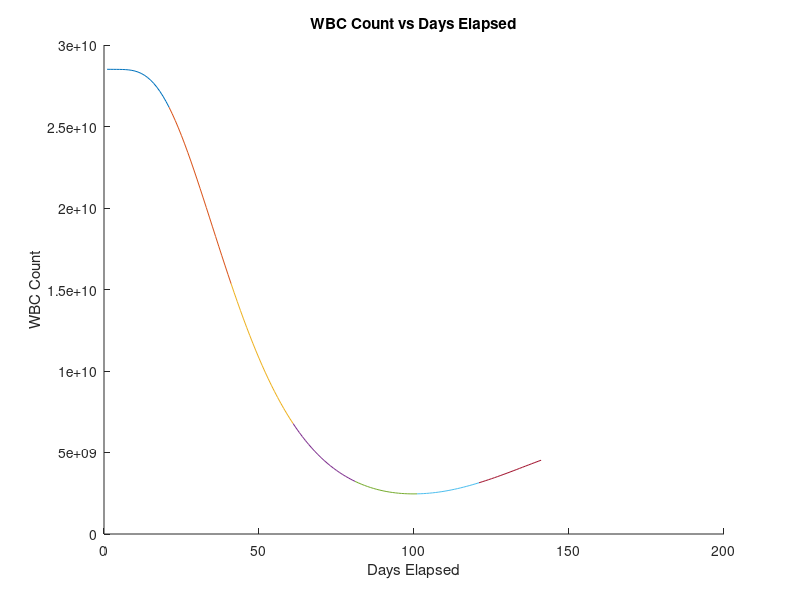

Recreate this plot in MATLAB. (Note: this script raises an error after producing the figure.)
%% 1.1 Trajectory with Jayachandran et al. model - theta_p estimate
% %% 1.1.1 Intialization
% clear
% bsa = 1.71;
% theta = [4.2;3.8;39.4;15.11;1;0.08;0.3287;8.2e9;0.4386;0.1207;0.5346;0.0782;84];
% % initial values (from Chapman et al.)
% % x0 = [0;0;0;1.2e11;1.2e11;1.2e11;1.2e11;theta(8)*(theta(7)/theta(10)-1)^(1/theta(9))];
% x0 = [0;0;0;1.2625e11;1.2625e11;1.2625e11;1.2625e11;0.2851e11];
% % x0 = [0;0;0;0;0;0;0;0];
% d = 50*bsa; % 6-MP dosage (mg 6-MP/m^2 body surface area)
% 
% %% 1.1.2 Calculation of trajectory for 5 cycles
% state = [];
% t = [];
% x0_i = x0;
% num_cycles = 34;
% num_t = 21; % number of timepoints to evaluate ODE45
% tspan = linspace(1,21,num_t);
% for i=1:num_cycles
%     [t_i,state_i] = ode45(@(t,x)jayachandran(t,x,d,theta),tspan,x0_i);
%     t_i = t_i + 20*(i-1); % shift the time index to the current cycle
%     % check lower bound
%     if state_i(end,8) < 1e9
%         d = 0.8*d;
%     elseif state_i(end,8)*0.6 > 2e9 % check upper bound
%         d = 1.2*d;
%     end
%     state = [state state_i];
%     t = [t t_i];
%     x0_i = state_i(end,:);
% end
% 
% clear i;
% 
% %% 1.1.3 Plot of trajectory for 5 cycles
% figure()
% hold on
% xlabel('Days Elapsed')
% ylabel('WBC Count')
% title("WBC Count vs Days Elapsed")
% for i=1:num_cycles
%     plot(t(:,i),state(:,8*i))
% end
% hold off
% 
% clear i;
% 
% figure()
% hold on
% xlabel('Days Elapsed')
% ylabel('Neutrophil Count')
% title("Neutrophil Lower Bound vs Days Elapsed")
% for i=1:num_cycles
%     plot(t(:,i),0.4*state(:,8*i))
% end
% hold off
% 
% clear i;

% %% Trajectory with theta_p estimate
% 
% % WBC trajectory over 5 cycles; lower bound is 
% [time1,state1] = ode45(@(t,x)jayachandran(t,x,d),[0 20],x0);
% 
% % check lower bound
% if state1(end,8) < 1e9
%     d = 0.8*d;
%     sprintf("less")
% elseif state1(end,8)*0.6 > 2e9 % check upper bound
%     d = 1.2*d;
% end
% [time2,state2] = ode45(@(t,x)jayachandran(t,x,d),[0 20],state1(end,:));
% time2 = time2+20;
% 
% % check lower bound
% if state2(end,8)*0.4 < 1e9
%     d = 0.8*d;
%     sprintf("less")
% elseif state2(end,8)*0.6 > 2e9 % check upper bound
%     d = 1.2*d;
% end
% [time3,state3] = ode45(@(t,x)jayachandran(t,x,d),[0 20],state2(end,:));
% time3 = time3+20*2;
% 
% % check lower bound
% if state3(end,8)*0.4 < 1e9
%     d = 0.8*d;
%     sprintf("less")
% elseif state3(end,8)*0.6 > 2e9 % check upper bound
%     d = 1.2*d;
% end
% [time4,state4] = ode45(@(t,x)jayachandran(t,x,d),[0 20],state3(end,:));
% time4 = time4+20*3;
% 
% % check lower bound
% if state4(end,8)*0.4 < 1e9
%     d = 0.8*d;
%     fprintf("less")
% elseif state4(end,8)*0.6 > 2e9 % check upper bound
%     d = 1.2*d;
% end
% [time5,state5] = ode45(@(t,x)jayachandran(t,x,d),[0 20],state4(end,:));
% time5 = time5+20*4;
% 
% % [time1_ext,state1_ext] = ode45(@(t,x)jayachandran(t,x),[0 200],x0);
% 
% figure()
% hold on
% plot(time1,state1(:,8))
% [state1_max,state1_max_idx] = max(state1);
% state1_max
% plot(time2,state2(:,8))
% plot(time3,state3(:,8))
% plot(time4,state4(:,8))
% plot(time5,state5(:,8))
% % plot(time1_ext,state1_ext(:,8))
% xlabel('Days Elapsed')
% ylabel('WBC Count')
% legend("cycle 1","cycle 2","cycle 3","cycle 4","cycle 5")
% title("WBC Count vs Days Elapsed")
% hold off
% 
% figure()
% hold on
% plot(time1,0.4*state1(:,8))
% plot(time2,0.4*state2(:,8))
% plot(time3,0.4*state3(:,8))
% plot(time4,0.4*state4(:,8))
% plot(time5,0.4*state5(:,8))
% xlabel('Days Elapsed')
% ylabel('ANC')
% legend("cycle 1","cycle 2","cycle 3","cycle 4","cycle 5")
% title("Neutrophil Lower Bound vs Days Elapsed")
% hold off
% 
% %% Moar Plots
% [time1,state1] = ode45(@(t,x)jayachandran(t,x,d),[0 200],x0);
% figure()
% hold on
% plot(time1,state1(:,1))
% plot(time1,state1(:,2))
% hold off
% 
% figure()
% hold on
% plot(time1,state1(:,3))
% hold off
% 
% figure()
% hold on
% plot(time1,state1(:,4))
% plot(time1,state1(:,5))
% plot(time1,state1(:,6))
% plot(time1,state1(:,7))
% hold off
% 
% figure()
% hold on
% plot(time1,state1(:,8))
% hold off
%% 1.2 Trajectory with Jayachandran et al. model - modified treatment protocol
%% 1.2.1 Intialization
clear
clc
bsa = 1.71;
theta = [4.2;3.8;39.4;15.11;1;0.08;0.3287;8.2e9;0.4386;0.1207;0.5346;0.0782;84];
% initial values (from Chapman et al.)
% x0 = [0;0;0;1.2e11;1.2e11;1.2e11;1.2e11;theta(8)*(theta(7)/theta(10)-1)^(1/theta(9))];
x0 = [0;0;0;1.2625e11;1.2625e11;1.2625e11;1.2625e11;0.2851e11];
% x0 = [0;0;0;0;0;0;0;0];
dose = 500000*bsa; % 6-MP dosage (mg 6-MP/m^2 body surface area)
%% 
%u = @(t,d) d*(t<=14) + 0*(t>14);
H = @(x) (x >= 0);
u = @(t,d) H(t)-H(t-14);
% define matrices and nonlinear components
A = [-theta(1)         0 0 0 0 0 0 0; ...
    theta(1) -theta(2)   0 0 0 0 0 0; ...
    0 0 -theta(6)          0 0 0 0 0; ...
    0 0 0 -theta(10)         0 0 0 0; ...
    0 0 0 theta(10) -theta(10) 0 0 0; ...
    0 0 0 0 theta(10) -theta(10) 0 0; ...
    0 0 0 0 0 theta(10) -theta(10) 0; ...
    0 0 0 0 0 0 theta(10) -theta(11)];

B = [5875.4;0;0;0;0;0;0;0];

f_hat = @(t,x) [0;...
    -theta(3)*x(2)/(theta(4)+x(2));...
    theta(5)*theta(3)*x(2)/(theta(4)+x(2));...
    (theta(7)*(theta(8)^theta(9))/(theta(8)^theta(9)+x(8)^theta(9))-theta(12)*x(3)/(theta(13)+x(3)))*x(4);...
    0;...
    0;...
    0;...
    0];

f = @(t,x,d) A*x + B*0.2*bsa*u(t) + f_hat(t,x);
%% 1.2.2 Calculation of trajectory for 5 cycles
state = [];
t = [];
x0_i = x0;
num_cycles = 7;
num_t = 21; % number of timepoints to evaluate ODE45
tspan = linspace(1,21,num_t);
for i=1:num_cycles
    [t_i,state_i] = ode45(@(t,x)f(t,x,dose),tspan,x0_i);
    t_i = t_i + 20*(i-1); % shift the time index to the current cycle
    % check lower bound
    if state_i(end,8) < 1.5e9
        dose = 0.8*dose;
    elseif state_i(end,8) > 3.0e9 % check upper bound
        dose = 1.2*dose;
    end
    x_dot = @(t,x)f(t,x,dose);
    state = [state state_i];
    t = [t t_i];
    x0_i = state_i(end,:);
end % sanity check code

clear i;

%% 1.2.3 Plot of trajectory for 5 cycles
figure()
hold on
xlabel('Days Elapsed')
ylabel('WBC Count')
title("WBC Count vs Days Elapsed")
for i=1:num_cycles
    plot(t(:,i),state(:,8*i))
end
hold off

clear i;

% figure()
% hold on
% xlabel('Days Elapsed')
% ylabel('Neutrophil Count')
% title("Neutrophil Lower Bound vs Days Elapsed")
% for i=1:num_cycles
%     plot(t(:,i),0.4*state(:,8*i))
% end
% hold off

clear i;

%% 2. Trajectory with Jost et al. model
%% 2.1 Intialization of constants
clear
bsa = 1.71;
theta = [31.2;12.72;0.019;9.9216;0.219*(bsa^1.16);2.06;0.146;0.103;0.866;2.3765];
% initial values (from Jost et al.)
x0 = [0;...
    0;...
    0;...
    theta(6)*theta(10)/theta(7);...
    theta(6)*theta(10)/theta(7);...
    theta(6)*theta(10)/theta(7);...
    theta(6)*theta(10)/theta(7);...
    theta(6)];

num_cycles = 34;

%% 2.2 Calculation of reference trajectory for 5 cycles

x_ref = [];
t_ref = [];
u_ref = [];
step_size_ref = 0.01; % very fine step size
num_t_ref = (1/step_size_ref)*21+1; % number of timepoints to evaluate ODE45
tspan = linspace(0,21,num_t_ref);

u_i = 50*bsa; % 6-MP dosage (mg 6-MP/m^2 body surface area)
x0_i = x0;

for i=1:num_cycles
    u_ref = [u_ref [u_i*(ones((1/step_size_ref)*14,1));zeros((1/step_size_ref)*(20-14)+1,1)]];
    [t_i,x_i] = ode45(@(t,x)jost(t,x,u_i,theta),tspan,x0_i);
    t_i = t_i + 21*(i-1); % shift the time index to the current cycle
    % check lower bound
    if x_i(end,8) < 1
        u_i = 0.8*u_i;
    elseif x_i(end,8) > 2 % check upper bound
        u_i = 1.2*u_i;
    end
    x_ref = [x_ref x_i];
    t_ref = [t_ref t_i];
    x0_i = x_i(end,:);
end

clear i t_i x_i x0_i u_i tspan;

% flatten to single nx8 matrix
x_ref_flattened = [];
t_ref_flattened = [];
u_ref_flattened = [];
for i=1:num_cycles
    x_ref_flattened = [x_ref_flattened; x_ref(:,8*(i-1)+1:8*i)];
    t_ref_flattened = [t_ref_flattened; t_ref(:,i)];
    u_ref_flattened = [u_ref_flattened; u_ref(:,i)];
end
clear i;

%% 2.3 Plot of 6-MP trajectory

figure()
hold on
xlabel('Days Elapsed')
ylabel('Amount (mg) or Concentration (mg/L blood)')
title("6-MP and 6-TGN Amount vs Days Elapsed")
plot(t_ref_flattened,x_ref_flattened(:,1))
plot(t_ref_flattened,x_ref_flattened(:,2))
plot(t_ref_flattened,x_ref_flattened(:,3))
legend("x_1 6-MP in the gut (mg)","x_2 6-MP in the bloodstream (mg)","x_3 6-TGN in the bloodstream (mg/L blood)")
hold off

%% 2.4 Plot of number of proliferating cells, number of cells in each compartment, and number of mature neutrophils

figure()
hold on
xlabel('Days Elapsed')
ylabel('Number of cells / L blood')
title("Number of Cells per L Blood vs Days Elapsed")
plot(t_ref_flattened,x_ref_flattened(:,4)*1e9)
plot(t_ref_flattened,x_ref_flattened(:,5)*1e9)
plot(t_ref_flattened,x_ref_flattened(:,6)*1e9)
plot(t_ref_flattened,x_ref_flattened(:,7)*1e9)
plot(t_ref_flattened,x_ref_flattened(:,8)*1e9)
legend("x_4 Proliferating cells","x_5 Compartment 1","x_6 Compartment 2","x_7 Compartment 3","x_8 Mature neutrophils")
hold off


%% 2.5 Plot of neutrophil trajectory (color-coded by cycle)

figure()
hold on
xlabel('Days Elapsed')
ylabel('ANC (Number of cells / L blood)')
title("All Neutrophil Count (ANC) x_8 vs Days Elapsed")
for i=1:num_cycles
    plot(t_ref(:,i),x_ref(:,8*i)*10^9)
end
yline(1e9,'-b','Desired lower bound')
yline(2e9,'-r','Desired upper bound')
hold off

clear i;

%% 2.6 Linearization

bsa = 1.71; % trajectory near original bsa
theta = [31.2;12.72;0.019;9.9216;0.219*(bsa^1.16);2.06;0.146;0.103;0.866;2.3765];
x_lin = [];
t_lin = [];
u_lin = [];
step_size_lin = 0.01; % coarse step size; NOTE: because of forward euler's small stability region, the largest I could get this is 0.05 with a different bsa
num_t_lin = (1/step_size_lin)*21+1; % number of timepoints to evaluate ODE45
tspan = linspace(0,21,num_t_lin);


t_lin_j_start = 0; % current time at end of last cycle
x_t = x0; % initial "guess"
u_i = 50*bsa;


dx_t = zeros(8,1); % keep track of delta x
%du_t = 0; % keep track of delta u

dx_t_arr = [];

for i=1:num_cycles
    u_lin = [u_lin u_i];
    u_star = u_ref(end,i);
    du_t = u_i - u_star;

    x_ref_i = x_ref(:,8*(i-1)+1:8*i);
    x_lin_j = [];
    t_lin_j = [];
    
    for j=1:length(tspan)
        x_star = transpose(x_ref_i(round((j-1)*step_size_lin/step_size_ref)+1,:));
        %round((j-1)*step_size_lin/step_size_ref)+1
        x_t = x_star+dx_t;
        x_lin_j = [x_lin_j; transpose(x_t)];

        [f, dfdx, dfdu, dgdx] = jost_fwd_euler(tspan(j),x_star,u_star,theta,step_size_lin);
        dx_t = dfdx*dx_t+dfdu*du_t;
        if tspan(j) >= 14
            % u_i and u_ref(i) are both zero after 14 days
            du_t = 0;
        end
        t_lin_j = [t_lin_j; t_lin_j_start+tspan(j)];
    end
    t_lin = [t_lin t_lin_j];
    x_lin = [x_lin x_lin_j];

    % check lower bound
    if x_t(8) < 1
        u_i = 0.8*u_i;
    elseif x_t(8) > 2 % check upper bound
        u_i = 1.2*u_i;
    end
    t_lin_j_start = t_lin_j_start + 21; % shift the time index to the current cycle
end

t_lin_flattened = [];
x_lin_flattened = [];
for i=1:num_cycles
    x_lin_flattened = [x_lin_flattened; x_lin(:,8*(i-1)+1:8*i)];
    t_lin_flattened = [t_lin_flattened; t_lin(:,i)];
end

figure()
hold on
xlabel('Days Elapsed')
ylabel('Number of cells / L blood')
title("Number of Cells per L Blood vs Days Elapsed")
plot(t_lin_flattened,x_lin_flattened(:,4)*1e9)
plot(t_lin_flattened,x_lin_flattened(:,5)*1e9)
plot(t_lin_flattened,x_lin_flattened(:,6)*1e9)
plot(t_lin_flattened,x_lin_flattened(:,7)*1e9)
plot(t_lin_flattened,x_lin_flattened(:,8)*1e9)
legend("x_4 Proliferating cells","x_5 Compartment 1","x_6 Compartment 2","x_7 Compartment 3","x_8 Mature neutrophils")
hold off


figure()
hold on
xlabel('Days Elapsed')
ylabel('ANC (Number of cells / L blood)')
title("All Neutrophil Count (ANC) x_8 vs Days Elapsed")
plot(t_lin_flattened,x_lin_flattened(:,8)*1e9)
plot(t_ref_flattened,x_ref_flattened(:,8)*1e9)

yline(1e9,'-b')
yline(2e9,'-r')

legend("Linearized","Original","Desired lower bound","Desired upper bound","Location","southwest")
hold off

clear i j x_lin_j x0_i u_i tspan;

%% 2.7.1 Trajectory with Noise; Setup

num_cycles = 14; %34

step_size_noisy = step_size_ref;
num_t_noisy = (1/step_size_noisy)*21+1; % number of timepoints to evaluate ODE45
tspan = linspace(0,21,num_t_noisy);

var_w = 0.01; % TODO: change this
var_v = 0.774341747; % CHECK if documented

%% 2.7.2 Trajectory with Noise; Reactive Controller
tic

u_i = 50*bsa;
x0_i = x0;

y = [];

x_noisy_r = [];
t_noisy_r = [];
u_noisy_r = [];


for i=1:num_cycles
    u_i_all = [transpose(repelem(u_i,(1/step_size_noisy)*14));transpose(repelem(0,(1/step_size_noisy)*(21-14)+1))];
    u_noisy_r = [u_noisy_r u_i_all];
    [t_i,x_i] = ode45(@(t,x)jost_noisy(t,x,u_i,theta,step_size_noisy,var_w),tspan,x0_i);
    t_i = t_i + 20*(i-1); % shift the time index to the current cycle
    
    % make a "reading"
    % ground truth (at the end of the cycle)
    y_true = x_ref(end,8*i);
    % sample a reading
    y_i = normrnd(y_true,var_v);
    y = [y y_i];

    % check lower bound
    if y_i < 1
        u_i = 0.8*u_i;
    elseif y_i > 2 % check upper bound
        u_i = 1.2*u_i;
    end
    x_noisy_r = [x_noisy_r x_i];
    t_noisy_r = [t_noisy_r t_i];
    
    x0_i = x_i(end,:);
end

clear i t_i x_i x0_i u_i tspan;

% flatten to single nx8 matrix
x_noisy_r_flattened = [];
t_noisy_r_flattened = [];
u_noisy_r_flattened = [];
for i=1:num_cycles
    x_noisy_r_flattened = [x_noisy_r_flattened; x_noisy_r(:,8*(i-1)+1:8*i)];
    t_noisy_r_flattened = [t_noisy_r_flattened; t_noisy_r(:,i)];
    u_noisy_r_flattened = [u_noisy_r_flattened; u_noisy_r(:,i)];
end
clear i;

toc

%%
figure()
hold on
xlabel('Days Elapsed')
ylabel('ANC (Number of cells / L blood)')
title("All Neutrophil Count (ANC) x_8 vs Days Elapsed")
plot(t_noisy_r_flattened,x_noisy_r_flattened(:,8)*1e9)
plot(t_ref_flattened,x_ref_flattened(:,8)*1e9)
yline(1e9,'-b')
yline(2e9,'-r')
legend("Noisy","Original","Desired lower bound","Desired upper bound","Location","southwest")
hold off

figure()
hold on
title("Noisy model reactive controller control sequence")
plot(t_noisy_r_flattened,u_noisy_r_flattened)
xlabel("Time elapsed (days)")
ylabel("Input dosage (mg)")
hold off

%% 2.7.3 Trajectory with Noise; KF Controller
tic

% Simu_symlation Length
t_s = step_size_noisy;
t_end = 21*num_cycles;
N = t_end/t_s;
time = [0:t_s:t_end];

% Dimension
% n: dimension of state vector x
n = 8;
% m: dimension of observation vector y
m = 1;

% Initialize motion function
syms x1_sym x2_sym x3_sym x4_sym x5_sym x6_sym x7_sym x8_sym u_sym

f = [-theta(1)                0 0 0 0 0 0 0; ...
    theta(1) -theta(2)          0 0 0 0 0 0; ...
    0 theta(3)*theta(4) -theta(5) 0 0 0 0 0; ...
    0 0 0 -theta(7)                 0 0 0 0; ...
    0 0 0 theta(7) -theta(7)          0 0 0; ...
    0 0 0 0 theta(7) -theta(7)          0 0; ...
    0 0 0 0 0 theta(7) -theta(7)          0; ...
    0 0 0 0 0 0 theta(7) -theta(10)]*[x1_sym;x2_sym;x3_sym;x4_sym;x5_sym;x6_sym;x7_sym;x8_sym] + ...
    [0.22;0;0;0;0;0;0;0]*u_sym + ...
    [0;...
    0;...
    0;...
    theta(7)*((theta(6)/x8_sym)^theta(9))*x4_sym-theta(7)*theta(8)*((theta(6)/x8_sym)^theta(9))*x3_sym*x4_sym;...
    0;...
    0;...
    0;...
    0];

f = [x1_sym;x2_sym;x3_sym;x4_sym;x5_sym;x6_sym;x7_sym;x8_sym] + t_s * f;

dfdx = jacobian(f,[x1_sym;x2_sym;x3_sym;x4_sym;x5_sym;x6_sym;x7_sym;x8_sym]);
dfdu = jacobian(f,u_sym);

% Initialize observation function
g = [x8_sym];
dgdx = jacobian(g,[x1_sym;x2_sym;x3_sym;x4_sym;x5_sym;x6_sym;x7_sym;x8_sym]);

% Initialize disturbance xi and covariance Q
xi = zeros([n 1 N]);
Q = zeros([n n N]);
Q_const = var_w * eye(n);
for iter = 1:N
    Q(:,:,iter) = Q_const;
    xi(:,:,iter) = Q(:,:,iter) * randn([n,1]);
end
clear Q_const

% Initialize measurement noise n and covariance R
nn = zeros([m 1 N]);
R = zeros([m m N]);
R_const = var_v * eye(m);
for iter = 1:N
    R(:,:,iter) = R_const;
    nn(:,:,iter) = R(:,:,iter) * randn([m,1]);
end
clear R_const

% Initialize nominal trajectory and control to track
% nominal control is set as linear for test purposes
A_nominal = zeros([n n N]);
b_nominal = zeros([n N]);

% convert and reshape for Sam's code
u_nominal = transpose(u_ref_flattened(1:N,1));

x_nominal = zeros([n 1 N]);
% Simulate System for the nominals
x_o = x0;
for k = 1:N
    % Compute linearized c2d-ed state matrices, we use this to simulate the
    % system because we do not know the discrete time nonlinear equation
    % for the inverse pendulum problem
    if k == 1
        x_tmp = x_o;
    else
        x_tmp = x_nominal(:,:,k-1);
    end
    [A_actual,b_actual,~] = c2d_jost(x1_sym,x2_sym,x3_sym,x4_sym,x5_sym,x6_sym,x7_sym,x8_sym,u_sym,dfdx,dfdu,dgdx,x_tmp,u_nominal(:,k),t_s);
    A_nominal(:,:,k) = A_actual;
    b_nominal(:,k) = b_actual;
    % Time step
    x_nominal(:,:,k) = double(subs(f,{x1_sym,x2_sym,x3_sym,x4_sym,x5_sym,x6_sym,x7_sym,x8_sym,u_sym},{x_tmp(1),x_tmp(2),x_tmp(3),x_tmp(4),x_tmp(5),x_tmp(6),x_tmp(7),x_tmp(8),u_nominal(:,k)}));
end
clear k x_tmp A_actual b_actual


% Initialize Cost Parameters
W = zeros([n n N+1]);
rho = zeros([n 1 N+1]);
lambda = zeros([1 N]);
W_const = 100 * eye(n);
lambda_const = 0.1;
for iter = 1:N+1
    W(:,:,iter) = W_const;
    if iter == 1
        rho(:,:,iter) = x_o;
    else
        rho(:,:,iter) = x_nominal(:,:,iter-1);
    end
end
for iter = 1:N
    lambda(:,iter) = lambda_const;
end
clear W_const lambda_const

% Note: Iteration variables does not correspond to the notes due to matlab
% indexing start with 1 instead of 0

x_o = x0;
x_hat_o = x0; 
sigma_o = eye(n);

% Simulate System with control
is_controlled = 1;
[x_c,y_c,x_hat_p_c,u_c] = simulate_jost(N,n,m,t_s,x1_sym,x2_sym,x3_sym,x4_sym,x5_sym,x6_sym,x7_sym,x8_sym,u_sym,f,dfdx,dfdu,dgdx,xi,Q,nn,R,W,rho,lambda,x_o,x_hat_o,sigma_o,A_nominal,b_nominal,x_nominal,u_nominal,is_controlled);


% Process Result
x1_c_plot = [x_o(1,1);reshape(x_c(1,1,:),[N 1])];
x2_c_plot = [x_o(2,1);reshape(x_c(2,1,:),[N 1])];
x3_c_plot = [x_o(3,1);reshape(x_c(3,1,:),[N 1])];
x4_c_plot = [x_o(4,1);reshape(x_c(4,1,:),[N 1])];
x5_c_plot = [x_o(5,1);reshape(x_c(5,1,:),[N 1])];
x6_c_plot = [x_o(6,1);reshape(x_c(6,1,:),[N 1])];
x7_c_plot = [x_o(7,1);reshape(x_c(7,1,:),[N 1])];
x8_c_plot = [x_o(8,1);reshape(x_c(8,1,:),[N 1])];
y1_c_plot = [x_o(1,1);reshape(y_c(1,1,:),[N 1])];
x1_hat_c_plot = [x_hat_o(1,1);reshape(x_hat_p_c(1,1,:),[N 1])];
x2_hat_c_plot = [x_hat_o(2,1);reshape(x_hat_p_c(2,1,:),[N 1])];
x3_hat_c_plot = [x_hat_o(3,1);reshape(x_hat_p_c(3,1,:),[N 1])];
x4_hat_c_plot = [x_hat_o(4,1);reshape(x_hat_p_c(4,1,:),[N 1])];
x5_hat_c_plot = [x_hat_o(5,1);reshape(x_hat_p_c(5,1,:),[N 1])];
x6_hat_c_plot = [x_hat_o(6,1);reshape(x_hat_p_c(6,1,:),[N 1])];
x7_hat_c_plot = [x_hat_o(7,1);reshape(x_hat_p_c(7,1,:),[N 1])];
x8_hat_c_plot = [x_hat_o(8,1);reshape(x_hat_p_c(8,1,:),[N 1])];

toc
%% Plotting 2.7.3

figure()
plot(t_noisy_r_flattened(1:N),x_noisy_r_flattened(1:N,8));
hold on
rho8_plot = reshape(rho(8,1,:),[N+1 1]);
plot(time,x8_c_plot)
hold on
plot(time,rho8_plot, "LineWidth", 3, "Color", "#7E2F8E")
xlabel('Days Elapsed')
ylabel('ANC (Number of cells / L blood)')
title("All Neutrophil Count (ANC) Comparison")
legend('Reactive','Kalman Filter','Nominal')

figure()
hold on
title("Noisy Model KF Controller Control Sequence")
plot(time(1:N),u_c)
xlabel("Time elapsed (days)")
ylabel("Input dosage (mg)")
hold off

figure()
hold on
title("Noisy Model Control Sequence Comparison")
plot(t_noisy_r_flattened,u_noisy_r_flattened)
plot(time(1:N),u_c)
legend('reactive control sequence','KF control sequence')
xlabel("Time elapsed (days)")
ylabel("Input dosage (mg)")
hold off

%% 2.8.1 Control Input Smoothing - Cyclic Intervals

N = length(u_c);
u_smoothed_flattened = zeros(1, N);
u_smoothed = [];
t = time(1:N);

i=1;
start_i = 1;
day = 14;
t_i = t(i);
sum = 0;
n_points = 0;

while i <= N
    sum = sum + u_c(i);
    if t(i) == day
        u_i = sum/n_points;
        u_smoothed_flattened(start_i:i) = u_i;
        idx_7_days_later = find(t == day+6);
        u_smoothed_flattened(i:idx_7_days_later) = 0;
        u_smoothed = [u_smoothed u_i];

        i = idx_7_days_later;
        n_points = 0;
        sum = 0;
        start_i = i+1;
        day = day + 20;
        if day > N
            day = N;
        end
    else
        n_points = n_points + 1;
    end
    i = i + 1;
end

if n_points > 0
    u_smoothed_flattened(start_i:i-1) = sum/n_points;
    u_smoothed = [u_smoothed u_i];
end

figure()
hold on
plot(time(1:N),u_c);
plot(t,u_smoothed_flattened);
lgd = legend('KF control sequence', 'Smoothed KF control sequence');
lgd.Location = "northoutside";
xlabel("Time elapsed (days)");
ylabel("Input dosage (mg)");
title("Smoothed Control Sequence for Kalman Filter Controller")
hold off

figure()
hold on
plot(t_noisy_r_flattened,u_noisy_r_flattened, "LineWidth", 2)
plot(t,u_smoothed_flattened, "LineWidth", 2)
lgd = legend('Reactive control sequence', 'Smoothed KF control sequence');
lgd.Location = "northoutside";
xlabel("Time elapsed (days)");
ylabel("Input dosage (mg)");
title("Smoothed KF Control Sequence vs. Reactive Control Sequence")
hold off

clear start_i i day idx_7_days_later sum u_i


%% 2.8.2 Model's Response with Smoothed Inputs - Cyclic Intervals

x_smoothed = [];
t_smoothed = [];
step_size_smoothed = 0.01; % very fine step size
num_t_smoothed = (1/step_size_smoothed)*21+1; % number of timepoints to evaluate ODE45
tspan = linspace(0,21,num_t_smoothed);

x0_i = x0;
    
for i=1:num_cycles
    [t_i,x_i] = ode45(@(t,x)jost(t,x,u_smoothed(i),theta),tspan,x0_i);
    t_i = t_i + 21*(i-1); % shift the time index to the current cycle

    x_smoothed = [x_smoothed x_i];
    t_smoothed = [t_smoothed t_i];
    x0_i = x_i(end,:);
end

clear i t_i x_i x0_i u_i tspan;

% flatten to single nx8 matrix
x_smoothed_flattened = [];
t_smoothed_flattened = [];
for i=1:num_cycles
    x_smoothed_flattened = [x_smoothed_flattened; x_smoothed(:,8*(i-1)+1:8*i)];
    t_smoothed_flattened = [t_smoothed_flattened; t_smoothed(:,i)];
end
clear i;

%% 2.8.3 Plotting Response of Smoothed Inputs

figure()
hold on
xlabel('Days Elapsed')
ylabel('ANC (Number of cells / L blood)')
title("All Neutrophil Count (ANC) x_8 vs Days Elapsed")
% plot(time,rho8_plot*1e9, "LineWidth", 2)
plot(time,x8_c_plot*1e9);
% plot(t_noisy_r_flattened,x_noisy_r_flattened(:,8)*1e9)
plot(t_smoothed_flattened,x_smoothed_flattened(:,8)*1e9, "LineWidth", 2)
yline(1e9,'-b')
yline(2e9,'-r')
legend("Original", "Smoothed", "Desired lower bound","Desired upper bound","Location","southwest")
hold off

figure()
hold on
xlabel('Days Elapsed')
ylabel('ANC (Number of cells / L blood)')
title("All Neutrophil Count (ANC) x_8 vs Days Elapsed")
plot(time,rho8_plot*1e9, "LineWidth", 2)
% plot(t_noisy_r_flattened,x_noisy_r_flattened(:,8)*1e9)
plot(t_smoothed_flattened,x_smoothed_flattened(:,8)*1e9, "LineWidth", 2)
yline(1e9,'-b')
yline(2e9,'-r')
legend("Nominal", "Smoothed", "Desired lower bound","Desired upper bound","Location","southwest")
hold off



